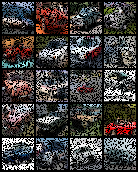
#> input picture Experiments/On_CIFAR/recon_beta/cifar_image_beta_01_org_w.png, 138 x 172 px, given in place of mnist_image_sr_10_org_wo.png, which was not available
$ python draw_test.py
#> lines starting #> are read from the running program, lines starting #| are printed output that depends on the picture; pictures that were not available may be replaced by others from this repository, and a replacement may not be noted
import matplotlib.image as mpimg
import matplotlib.pyplot as plt
import numpy as np
# Load the image

# image = np.transpose(image, (1, 2, 0))
# Display the image
# plt.imshow(image)
# plt.show()

x_coords=[1, 2, 3, 4, 5]

# validation_for_plt =[97,95.8600, 94.9400, 93.5400, 93.2400]
# attack_for_plt=[0, 0.3524, 0, 0.1762, 0.1762]
# basic_for_plt=[99.8, 99.8, 99.8, 99.8, 99.8]

labels = ['0.0001', '0.001', '0.01', '0.1', '1' ]
unl_org_0= [0, 0, 0, 0, 0]
unl_org = [182.17, 199.2, 183.12, 128.49, 203.3]


unl_hess_r = [199.53, 199.53, 199.53, 199.53, 199.53]
unl_vbu = [199.53, 199.53, 199.53, 199.53, 199.53]

unl_ss_w = [3107/100, 3285/100, 3601/100, 3852/100, 3919/100]
unl_ss_wo = [3047/100, 3284/100, 3738/100, 4198/100, 4345/100]


fig, ax = plt.subplots(figsize=(7, 5))


# [5 lines of commented-out code are left out]

index_change = 0.4

#load org
image = mpimg.imread('mnist_image_sr_10_org_wo.png')
#> image is the input picture: shape (172, 138, 4) float32; mean R, G, B, A 0.261, 0.246, 0.241, 1
ax.imshow(image, extent=[x_coords[0]+0.05, x_coords[0]+2*index_change/5*4+0.05, unl_org_0[0], unl_org_0[0]+2*index_change/4*60], aspect='auto')
ax.imshow(image, extent=[x_coords[1] +0.05, x_coords[1]+2*index_change/5*4+0.05, unl_org_0[1], unl_org_0[1]+2*index_change/4*60], aspect='auto')
ax.imshow(image, extent=[x_coords[2] +0.05, x_coords[2]+2*index_change/5*4+0.05, unl_org_0[2], unl_org_0[2]+2*index_change/4*60], aspect='auto')
ax.imshow(image, extent=[x_coords[3] +0.05, x_coords[3]+2*index_change/5*4+0.05, unl_org_0[3], unl_org_0[3]+2*index_change/4*60], aspect='auto')
#ax.imshow(image, extent=[x_coords[4] +0.05, x_coords[4]+2*index_change/5*4+0.05, unl_org_0[4], unl_org_0[4]+2*index_change/4*60], aspect='auto')


#image = mpimg.imread('mnist_image_beta_0001_wo.png')
#ax.imshow(image, extent=[x_coords[0]-index_change/5*4, x_coords[0]+index_change/5*4, unl_ss_wo[0], unl_ss_wo[0]+2*index_change/4*60], aspect='auto')
image = mpimg.imread('mnist_image_beta_001_wo.png')
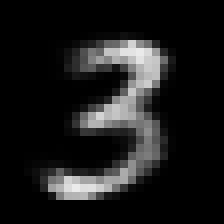
#> input picture On_MNIST/for_test/mnist_image_beta_001_wo.png, 28 x 28 px (shown 8 times larger)
#> image is the input picture: shape (28, 28, 4) float32; mean R, G, B, A 0.104, 0.104, 0.104, 1
ax.imshow(image, extent=[x_coords[1]-2*index_change/5*4 -0.05, x_coords[1] -0.05, unl_ss_wo[1], unl_ss_wo[1]+2*index_change/4*60], aspect='auto')
image = mpimg.imread('mnist_image_beta_01_wo.png')
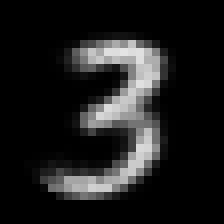
#> input picture On_MNIST/for_test/mnist_image_beta_01_wo.png, 28 x 28 px (shown 8 times larger)
#> image is the input picture: shape (28, 28, 4) float32; mean R, G, B, A 0.112, 0.112, 0.112, 1
ax.imshow(image, extent=[x_coords[2]-2*index_change/5*4 -0.05, x_coords[2]-0.05 , unl_ss_wo[2], unl_ss_wo[2]+2*index_change/4*60], aspect='auto')
image = mpimg.imread('mnist_image_beta_1_wo.png')
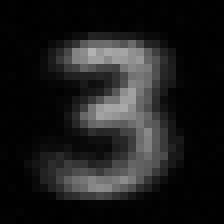
#> input picture On_MNIST/for_test/mnist_image_beta_1_wo.png, 28 x 28 px (shown 8 times larger)
#> image is the input picture: shape (28, 28, 4) float32; mean R, G, B, A 0.111, 0.111, 0.111, 1
ax.imshow(image, extent=[x_coords[3]-2*index_change/5*4-0.05, x_coords[3] -0.05, unl_ss_wo[3], unl_ss_wo[3]+2*index_change/4*60], aspect='auto')
image = mpimg.imread('mnist_image_beta_10_wo.png')
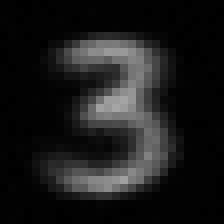
#> input picture On_MNIST/for_test/mnist_image_beta_10_wo.png, 28 x 28 px (shown 8 times larger)
#> image is the input picture: shape (28, 28, 4) float32; mean R, G, B, A 0.101, 0.101, 0.101, 1
ax.imshow(image, extent=[x_coords[4]-2*index_change/5*4-0.05, x_coords[4]-0.05 , unl_ss_wo[4], unl_ss_wo[4]+2*index_change/4*60], aspect='auto')


l_w=5
m_s=10

# ax.scatter(x_coords, unl_org_0, marker='p', color='blue', zorder=20)
ax.scatter(x_coords, unl_ss_wo, marker='.', color='orange', zorder=2)
# ax.plot(x_coords, unl_ss_w, color='blue', zorder=3)
ax.plot(x_coords, unl_ss_wo, color='orange',  marker='*', linestyle='-.', label='PriMU',linewidth=l_w, markersize=m_s)
#ax.plot(x_coords, unl_ss_wo, color='palegreen',  marker='1',  label='PriMU$_{w/o}$',linewidth=l_w, markersize=m_s)

ax.plot(x_coords, unl_org_0, color='b',  marker='p', linestyle='-', label='Orignal Fig.',linewidth=l_w, markersize=m_s)

y_coords = [-10,10,20,30,60]
x1=[2,2,2,2,2]
ax.plot(x1, y_coords, color='gray',   linestyle='-',linewidth=1, markersize=m_s)
y_coords = [-10,10,20,30,60]
x1=[3,3,3,3,3]
ax.plot(x1, y_coords, color='gray',   linestyle='-',linewidth=1, markersize=m_s)
y_coords = [-10,10,20,30,60]
x1=[4,4,4,4,4]
ax.plot(x1, y_coords, color='gray',   linestyle='-',linewidth=1, markersize=m_s)


#ax.plot(x_coords, unl_vbu, color='orange',  marker='x',  label='VBU',linewidth=l_w,  markersize=m_s)

#ax.plot(x_coords, unl_hess_r, color='r',  marker='p',  label='HBU',linewidth=l_w, markersize=m_s)


# plt.title('CIFAR-10 image at specified points')
# 关闭自动扩展功能
plt.autoscale(False)
leg = plt.legend(fancybox=True, shadow=True)
# plt.xlabel('Malicious Client Ratio (%)' ,fontsize=16)
plt.ylabel('Average MSE' ,fontsize=20)
my_y_ticks = np.arange(0 ,60,10)
plt.yticks(my_y_ticks,fontsize=20)
ymin, ymax = plt.ylim()
plt.ylim(ymin - 0.05*(ymax-ymin), ymax + 0.05*(ymax-ymin))

plt.xlabel('$\\beta$' ,fontsize=20)

plt.xticks(x_coords, labels, fontsize=20)
xmin, xmax = plt.xlim()
plt.xlim(xmin - 0.05*(xmax-xmin), xmax + 0.05*(xmax-xmin))

# plt.title('CIFAR10 IID')
plt.legend(loc='center right',fontsize=20)
plt.tight_layout()
#plt.title("MNIST")
plt.rcParams['figure.figsize'] = (2.0, 1)
plt.rcParams['image.interpolation'] = 'nearest'
plt.rcParams['figure.subplot.left'] = 0.11
plt.rcParams['figure.subplot.bottom'] = 0.08
plt.rcParams['figure.subplot.right'] = 0.977
plt.rcParams['figure.subplot.top'] = 0.969

plt.show()
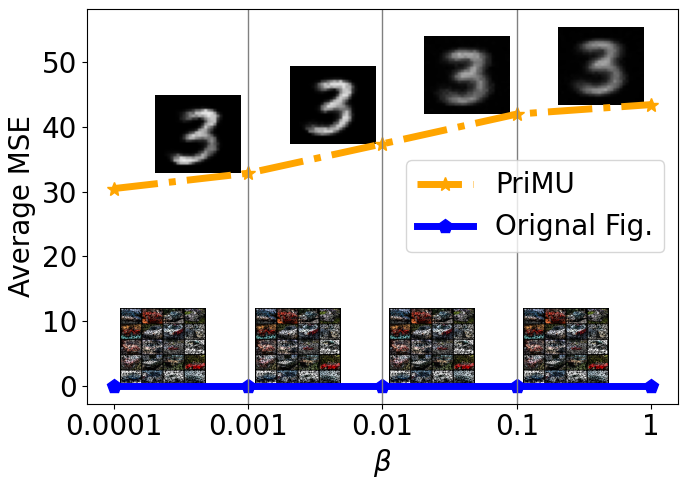
#> figure drawn by matplotlib, 1 panel


# [16 lines of commented-out code are left out]
